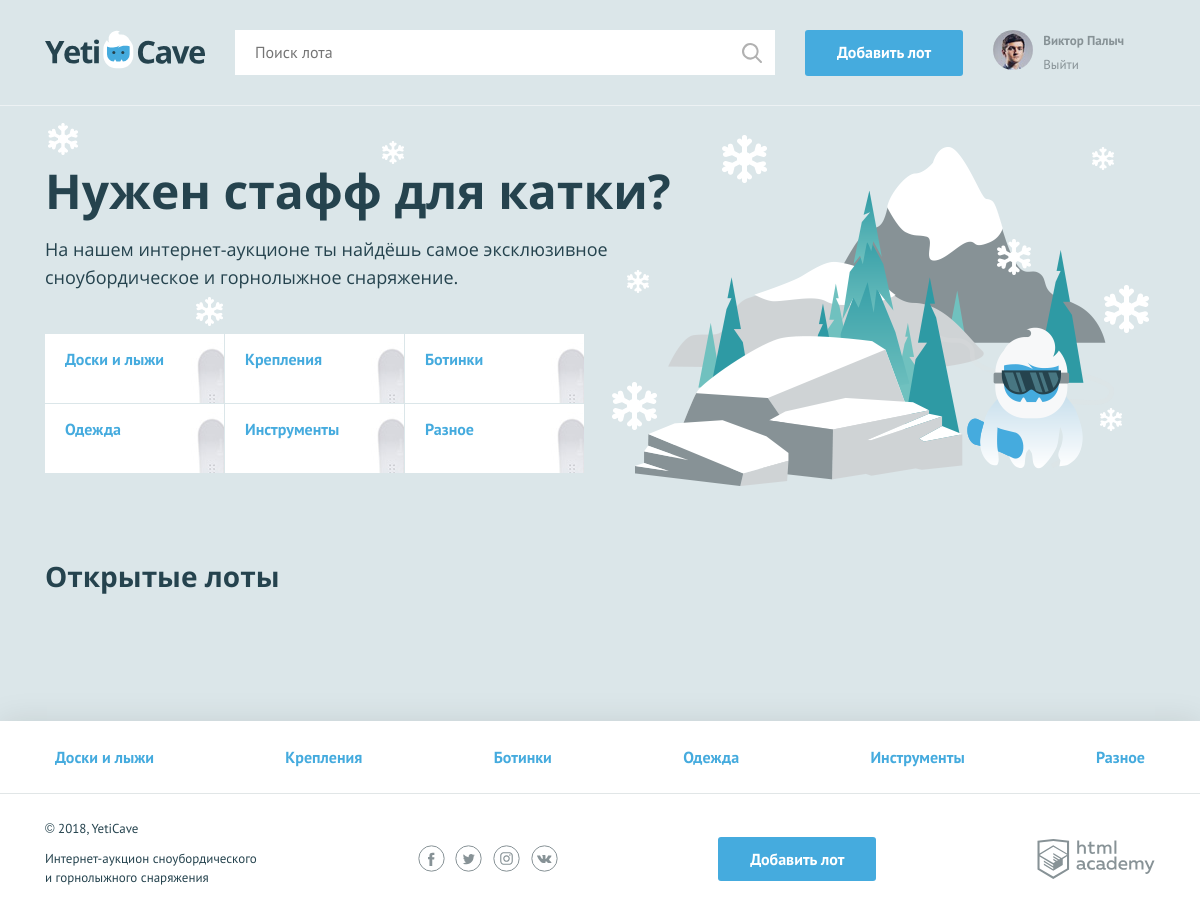
/index.php (signed in), run on the app's committed database.
### tables this page shows
CREATE TABLE categories (
  id INT AUTO_INCREMENT PRIMARY KEY,
  title VARCHAR(512) UNIQUE
);

### functions.php (called while the page is built, shortened)
<?php
function is_auth() {
    $is_auth = isset($_SESSION['user']) ? 1 : 0;
    return $is_auth;
}
function user_header($is_auth) {
    $user_header = [];
    if ($is_auth) {
        $user_header = ['username' => $_SESSION['user']['username'],
            'userpic' => $_SESSION['user']['userpic']];
    }
    return $user_header;
}
function include_template($name, $data) {
    $name = 'templates/' . $name;
    extract($data);
    require($name);
    $result = ob_get_clean();
    return $result;
};
function categories($link) {
    $sql_categories = "SELECT id, title FROM categories ORDER BY id ASC";
    $result = mysqli_query($link, $sql_categories);
    if ($result) {
        $categories = mysqli_fetch_all($result, MYSQLI_ASSOC);
    } else {
        print(db_error($link));
        exit();
    }
    return $categories;
};
function lots($link, $search_param = '', $category_id = '', $items_limit = NULL, $items_offset = NULL) {
    $additional_where = '';
    $set_limit = '';
    $set_offset = '';
    $sql_lots = "SELECT l.id, l.title, starting_price, current_price, picture, datetime_finish, c.title as category, COUNT(b.id) as bets_quantity
            FROM lots l
            LEFT JOIN categories c ON c.id = category
            LEFT JOIN bets b ON l.id = b.lot WHERE datetime_finish > UTC_TIMESTAMP $additional_where
            GROUP BY l.id
            ORDER BY datetime_start DESC $set_limit $set_offset";
    if ($result = mysqli_query($link, $sql_lots)) {
        $lots = mysqli_fetch_all($result, MYSQLI_ASSOC);
    } else {
        print(db_error($link));
        exit();
    }
    return $lots;
};

### templates/main.php (the view, shortened to what this page needs)
<main class="container">
    <section class="promo">
        <h2 class="promo__title">Нужен стафф для катки?</h2>
        <p class="promo__text">На нашем интернет-аукционе ты найдёшь самое эксклюзивное сноубордическое и горнолыжное снаряжение.</p>
        <ul class="promo__list">
            <?php foreach ($categories as $val): ?>
                <li class="promo__item promo__item--boards">
                    <a class="promo__link" href="all_lots.php?cat=<?=$val['id']; ?>"><?=$val['title']; ?></a>
                </li>
            <? endforeach ?>
        </ul>
    </section>
    <section class="lots">
        <div class="lots__header">
            <h2>Открытые лоты</h2>
        </div>
    </section>
</main>

### templates/layout.php (shortened to what this page needs)
<!DOCTYPE html>
<html lang="ru">
<head>
    <link href="css/normalize.min.css" rel="stylesheet">
    <link href="css/style.css" rel="stylesheet">
</head>
<body>
<div class="page-wrapper">
    <header class="main-header">
        <div class="main-header__container container">
            <a class="main-header__logo" href="index.php">
                <img src="img/logo.svg" width="160" height="39" alt="Логотип компании YetiCave">
            </a>
            <form class="main-header__search" method="get" action="search.php">
                <input type="search" name="q" placeholder="Поиск лота">
                <input class="main-header__search-btn" type="submit" name="" value="Найти">
            </form>
            <a class="main-header__add-lot button" href="add.php">Добавить лот</a>
            <nav class="user-menu">
                <?php if ($is_auth): ?>
                    <div class="user-menu__image">
                        <?php $userpic = !empty($user_header['userpic']) ? $user_header['userpic'] : "img/user.jpg"; ?>
                        <img src="<?=$userpic;?>" width="40" height="40" alt="<?=htmlspecialchars($user_header['username']);?>">
                    </div>
                    <div class="user-menu__logged">
                        <a href="my_lots.php"><p><?=htmlspecialchars($user_header['username']);?></p></a>
                        <a href="logout.php">Выйти</a>
                    </div>
                <?php endif; ?>
            </nav>
        </div>
    </header>
    <?=$content; ?>
</div>
<footer class="main-footer">
    <nav class="nav">
        <ul class="nav__list container">
            <?php foreach ($categories as $val): ?>
                <li class="nav__item">
                    <a href="all_lots.php?cat=<?=$val['id']; ?>"><?=$val['title'];?></a>
                </li>
            <? endforeach ?>
        </ul>
    </nav>
    <div class="main-footer__bottom container">
        <div class="main-footer__copyright">
            <p>© 2018, YetiCave</p>
            <p>Интернет-аукцион сноубордического и горнолыжного снаряжения</p>
        </div>
        <div class="main-footer__social social">
            <a class="social__link social__link--facebook" href="#">
            </a>
            <a class="social__link social__link--twitter" href="#">
            </a>
            <a class="social__link social__link--instagram" href="#">
            </a>
            <a class="social__link social__link--vkontakte" href="#">
            </a>
        </div>
        <a class="main-footer__add-lot button" href="add.php">Добавить лот</a>
        <div class="main-footer__developed-by">
            <a class="logo-academy" href="https://htmlacademy.ru/intensive/php">
            </a>
        </div>
    </div>
</footer>
</body>
</html>

### index.php (shortened to what this page needs)
<?php
require_once 'functions.php';
require_once 'init.php';
$is_auth = is_auth();
$user_header = user_header($is_auth);
$categories = categories($link);
$lots = lots($link);
$content = include_template('main.php', ['lots' => $lots, 'categories' => $categories]);
$layout = include_template('layout.php',
    ['content' => $content,
        'is_auth' => $is_auth,
        'user_header' => $user_header,
        'categories' => $categories,
        'title' => 'Главная']);
print($layout);

### data on the page
categories: title "Доски и лыжи"
categories: title "Крепления"
categories: title "Ботинки"
categories: title "Одежда"
categories: title "Инструменты"
categories: title "Разное"

### other printed values
$user_header['username'] "Виктор Палыч"
